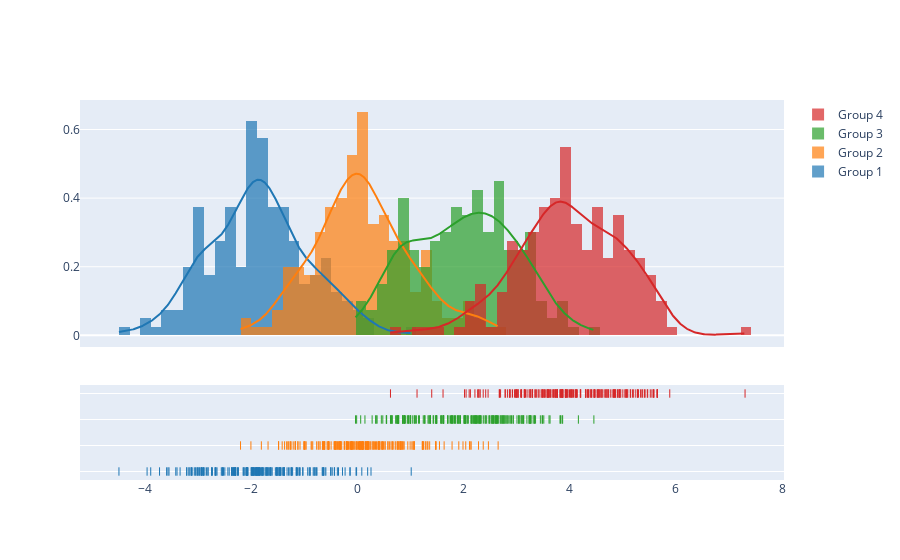

Here is the notebook cell this chart was saved with:
### Code cell
import plotly.figure_factory as ff

# Add histogram data
x1 = np.random.randn(200) - 2
x2 = np.random.randn(200)
x3 = np.random.randn(200) + 2
x4 = np.random.randn(200) + 4

# Group data together
hist_data = [x1, x2, x3, x4]

group_labels = ['Group 1', 'Group 2', 'Group 3', 'Group 4']

# Create distplot with custom bin_size
fig = ff.create_distplot(hist_data, group_labels, bin_size=.2)
fig.show()

### Figure 1 — Plotly figure (JSON) as saved in the notebook; plotly's stock layout.template omitted (floating-point values rounded to 4 significant figures; data arrays with more than 128 entries replaced by an {"elided": "..."} marker saying what was removed)
{"data": [{"autobinx": false, "histnorm": "probability density", "legendgroup": "Group 1", "marker": {"color": "rgb(31, 119, 180)"}, "name": "Group 1", "opacity": 0.7, "type": "histogram", "x": {"elided": "200 float values"}, "xaxis": "x", "xbins": {"end": 1.014, "size": 0.2, "start": -4.491}, "yaxis": "y"}, {"autobinx": false, "histnorm": "probability density", "legendgroup": "Group 2", "marker": {"color": "rgb(255, 127, 14)"}, "name": "Group 2", "opacity": 0.7, "type": "histogram", "x": {"elided": "200 float values"}, "xaxis": "x", "xbins": {"end": 2.652, "size": 0.2, "start": -2.201}, "yaxis": "y"}, {"autobinx": false, "histnorm": "probability density", "legendgroup": "Group 3", "marker": {"color": "rgb(44, 160, 44)"}, "name": "Group 3", "opacity": 0.7, "type": "histogram", "x": {"elided": "200 float values"}, "xaxis": "x", "xbins": {"end": 4.455, "size": 0.2, "start": -0.03443}, "yaxis": "y"}, {"autobinx": false, "histnorm": "probability density", "legendgroup": "Group 4", "marker": {"color": "rgb(214, 39, 40)"}, "name": "Group 4", "opacity": 0.7, "type": "histogram", "x": {"elided": "200 float values"}, "xaxis": "x", "xbins": {"end": 7.303, "size": 0.2, "start": 0.6236}, "yaxis": "y"}, {"legendgroup": "Group 1", "marker": {"color": "rgb(31, 119, 180)"}, "mode": "lines", "name": "Group 1", "showlegend": false, "type": "scatter", "x": {"elided": "500 float values"}, "xaxis": "x", "y": {"elided": "500 float values"}, "yaxis": "y"}, {"legendgroup": "Group 2", "marker": {"color": "rgb(255, 127, 14)"}, "mode": "lines", "name": "Group 2", "showlegend": false, "type": "scatter", "x": {"elided": "500 float values"}, "xaxis": "x", "y": {"elided": "500 float values"}, "yaxis": "y"}, {"legendgroup": "Group 3", "marker": {"color": "rgb(44, 160, 44)"}, "mode": "lines", "name": "Group 3", "showlegend": false, "type": "scatter", "x": {"elided": "500 float values"}, "xaxis": "x", "y": {"elided": "500 float values"}, "yaxis": "y"}, {"legendgroup": "Group 4", "marker": {"color": "rgb(214, 39, 40)"}, "mode": "lines", "name": "Group 4", "showlegend": false, "type": "scatter", "x": {"elided": "500 float values"}, "xaxis": "x", "y": {"elided": "500 float values"}, "yaxis": "y"}, {"legendgroup": "Group 1", "marker": {"color": "rgb(31, 119, 180)", "symbol": "line-ns-open"}, "mode": "markers", "name": "Group 1", "showlegend": false, "type": "scatter", "x": {"elided": "200 float values"}, "xaxis": "x", "y": {"elided": "200 str values"}, "yaxis": "y2"}, {"legendgroup": "Group 2", "marker": {"color": "rgb(255, 127, 14)", "symbol": "line-ns-open"}, "mode": "markers", "name": "Group 2", "showlegend": false, "type": "scatter", "x": {"elided": "200 float values"}, "xaxis": "x", "y": {"elided": "200 str values"}, "yaxis": "y2"}, {"legendgroup": "Group 3", "marker": {"color": "rgb(44, 160, 44)", "symbol": "line-ns-open"}, "mode": "markers", "name": "Group 3", "showlegend": false, "type": "scatter", "x": {"elided": "200 float values"}, "xaxis": "x", "y": {"elided": "200 str values"}, "yaxis": "y2"}, {"legendgroup": "Group 4", "marker": {"color": "rgb(214, 39, 40)", "symbol": "line-ns-open"}, "mode": "markers", "name": "Group 4", "showlegend": false, "type": "scatter", "x": {"elided": "200 float values"}, "xaxis": "x", "y": {"elided": "200 str values"}, "yaxis": "y2"}], "layout": {"barmode": "overlay", "hovermode": "closest", "legend": {"traceorder": "reversed"}, "xaxis": {"anchor": "y2", "domain": [0.0, 1.0], "zeroline": false}, "yaxis": {"anchor": "free", "domain": [0.35, 1], "position": 0.0}, "yaxis2": {"anchor": "x", "domain": [0, 0.25], "dtick": 1, "showticklabels": false}}}
